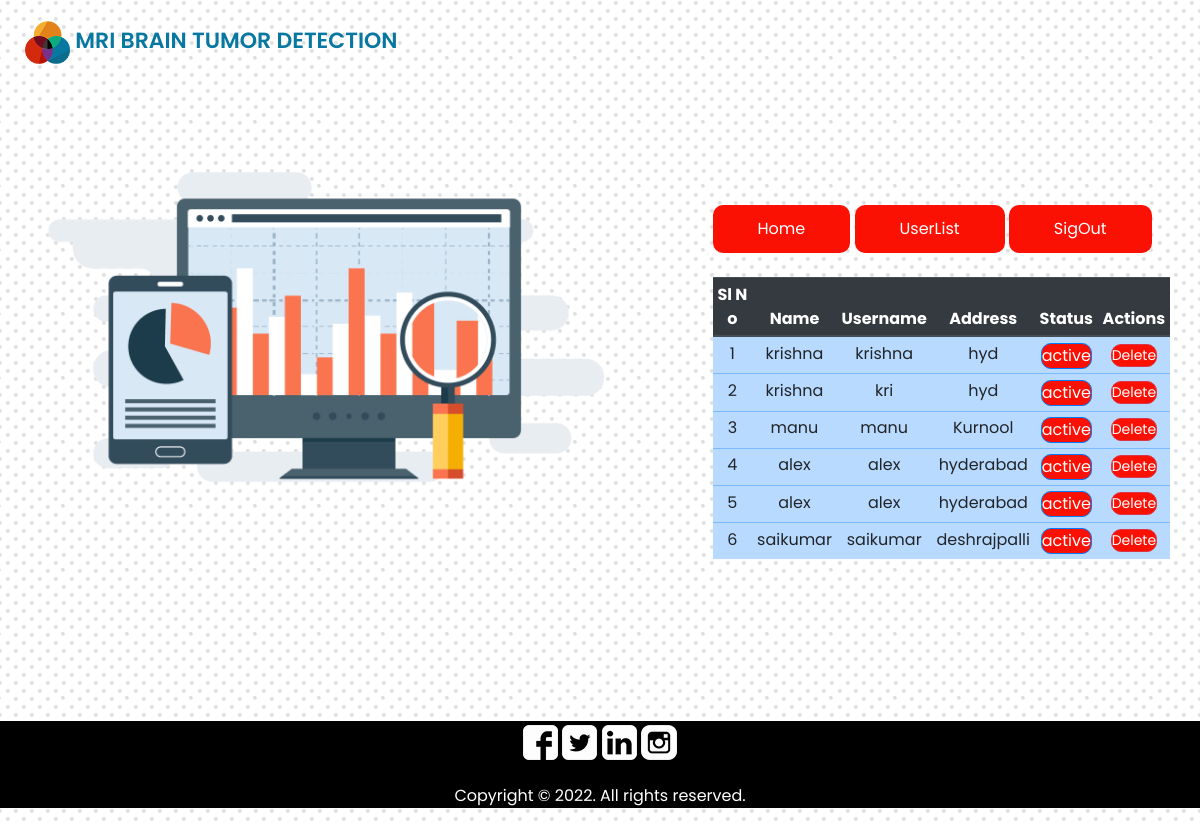
/admins/users_view/, run on the app's committed database.
### User/models.py (models this page shows, shortened)
class User_SigUp(models.Model):
    Name = models.CharField(max_length=100)
    Address = models.CharField(max_length=100)
    Mobile = models.CharField(max_length=100)
    Email = models.EmailField(max_length=100)
    Username = models.CharField(max_length=100)
    Password = models.CharField(max_length=100)
    Status = models.CharField(max_length=100)

### Admins/views.py (the view)
# urls.py: path('users_view/' , views.User_View , name='User_View'),
def User_View(request):
    users = User_SigUp.objects.all()
    return render(request , 'Admins/User_View.html' , {'users':users})

### Assets/Templates/Admins/User_View.html (shortened to what this page needs)
{% extends 'Admins/AdminHome.html' %}
{% block contents %}
<table class="table table-primary table-hover table-sm">
    <thead class="thead-dark text-center">
        <tr>
            <th>Sl N    o</th>
            <th>Name</th>
            <th>Username</th>
            <th>Address</th>
            <th>Status</th>
            <th>Actions</th>
        </tr>
    </thead>
    <tbody>
        {% for data in users %}
        <tr class="text-center">
            <td>{{ forloop.counter }}</td>
            <td>{{ data.Name }}</td>
            <td>{{ data.Username }}</td>
            <td>{{ data.Address }}</td>
            <td><a href="{% url 'ActivateUser' data.id %}" class="btn btn-outline-primary"
                    style="padding: 0; margin-top: 1%;">{{ data.Status }}</a></td>
            <td>
                <a href="{%url 'DeleteUser' data.id %}" class="btn btn-sm btn-outline-danger"
                    style="padding:0;  margin-top: 1%;">Delete</a>
            </td>
        </tr>
        {% endfor %}
    </tbody>
</table>
{% endblock %}

### Assets/Templates/Admins/AdminHome.html (shortened to what this page needs)
<!DOCTYPE html>
<html lang="en">
{% load static %}
<head>
    <link rel="stylesheet" type="text/css"
        href="https://cdnjs.cloudflare.com/ajax/libs/OwlCarousel2/2.1.3/assets/owl.carousel.min.css" />
    <link rel="stylesheet" type="text/css" href="{%static 'Css/bootstrap.css' %}" />
    <link href="{% static 'Css/style.css' %}" rel="stylesheet" />
    <link href="{% static 'Css/responsive.css' %}" rel="stylesheet" />
</head>
<body>
    <div class="hero_area">
        <header class="header_section">
            <div class="container-fluid">
                <nav class="navbar navbar-expand-lg custom_nav-container pt-3">
                    <a class="navbar-brand" href="{% url 'AdminHome' %}">
                        <img src="{% static 'Images/logo.png' %}" alt="" />
                        <span>
                            Mri Brain Tumor Detection
                        </span>
                    </a>
                </nav>
            </div>
        </header>
    </div>
    <section class="about_section ">
        <div class="container">
            <div class="row">
                <div class="col-md-7">
                    <div class="img-box">
                        <img src="{% static 'Images/adm.png'%}" alt="" />
                    </div>
                </div>
                <div class="col-md-5">
                    <div class="detail-box">
                        <div>
                            <a href="{% url 'AdminHome'%}" style="text-decoration: none;"> Home</a>
                            <a href="{% url 'User_View' %}" style="text-decoration: none;">UserList</a>
                            <a href="{% url 'home' %}" style="text-decoration: none;">SigOut</a>
                        </div><br>
                        {% block contents %}{% endblock %}
                    </div>
                </div>
            </div>
        </div>
    </section>
    <footer style="background-color: black ; color: white; text-align: center; margin-top: 50px;">
        <div class="container">
            <div class="social-box" style="padding-top: 4px;">
                <a href="">
                    <img src="{% static 'Images/fb.png' %}" alt="">
                </a>
                <a href="">
                    <img src="{% static 'Images/twitter-logo.png' %}" alt="">
                </a>
                <a href="">
                    <img src="{% static 'Images/linkedin-sign.png' %}" alt="">
                </a>
                <a href="">
                    <img src="{% static 'Images/instagram.png' %}" alt="">
                </a>
            </div>
            <br>
            <p>Copyright &copy; 2022. All rights reserved.</p>
        </div>
    </footer>
</body>
</html>

### Assets/Static/Css/style.css (style rules this page uses)
.header_section .container-fluid { padding-right: 25px; padding-left: 25px; }
a, a:hover, a:focus { text-decoration: none; }
.btn, .btn:focus { outline: none !important; -webkit-box-shadow: none; box-shadow: none; }
.navbar-brand img { width: 45px; }
.navbar-brand, .navbar-brand:hover { color: #0878a0; font-size: 22px; font-weight: 600; text-transform: uppercase; }
.custom_nav-container { z-index: 99999; padding: 15px 0; }
.about_section .row { -webkit-box-align: center; -ms-flex-align: center; align-items: center; }
.about_section .img-box img { width: 90%; border-radius: 30px; }
.about_section .detail-box a { display: inline-block; padding: 12px 45px; background-color: #fb1004; color: #ffffff; border-radius: 10px; margin-top: 25px; }

### Assets/Static/Css/responsive.css (style rules this page uses)
@media (min-width: 1200px) { .container { max-width: 1170px; } }

### data on the page
User_SigUp: Name "krishna", Username "krishna", Address "hyd", Status "active"
User_SigUp: Name "krishna", Username "kri", Address "hyd", Status "active"
User_SigUp: Name "manu", Username "manu", Address "Kurnool", Status "active"
User_SigUp: Name "alex", Username "alex", Address "hyderabad", Status "active"
User_SigUp: Name "alex", Username "alex", Address "hyderabad", Status "active"
User_SigUp: Name "saikumar", Username "saikumar", Address "deshrajpalli", Status "active"
